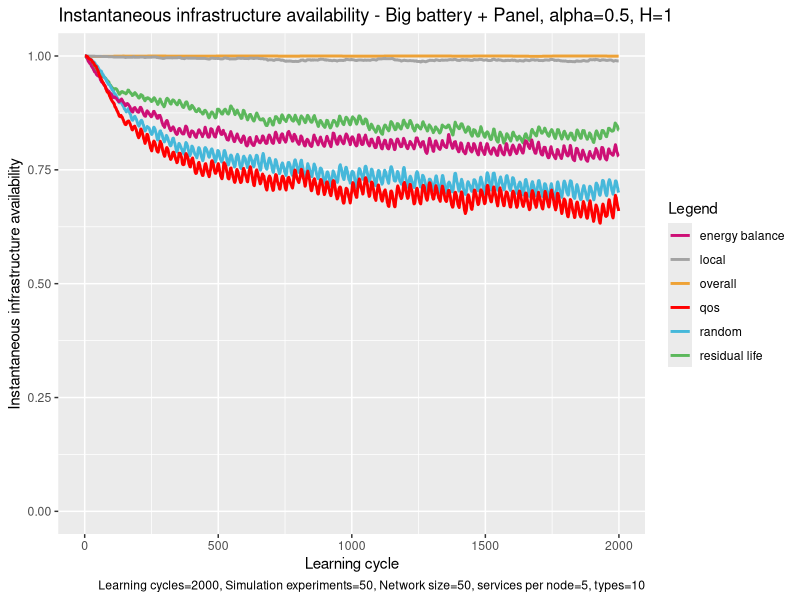

Source code (R):
# execute all lines: ctrl + shift + enter

library(ggplot2)

# set working directory here
setwd(dirname(rstudioapi::getSourceEditorContext()$path))

overall <- read.table("exp_assembly_overall_energy_template.txt", 
                      header = F,
                      sep = " ",
                      col.names= c("overallx", "overally")
)

random <- read.table("exp_assembly_random.txt", 
                     header = F,
                     sep = " ",
                     col.names= c("randomx", "randomy")
)

res <- read.table("exp_assembly_residual_life_template.txt", 
                  header = F,
                  sep = " ",
                  col.names= c("resx","resy")
)

local <- read.table("exp_assembly_local_energy_template.txt", 
                    header = F,
                    sep = " ",
                    col.names= c("locx","locy")
)

learning <- read.table("exp_assembly_fair_energyBP.txt", 
                          header = F,
                          sep = " ",
                          col.names= c("enx","eny")
)

qos <- read.table("exp_assembly_QoS.txt", 
                       header = F,
                       sep = " ",
                       col.names= c("qosx","qosy")
)


overall_x <- overall$overallx
overall_y <- overall$overally

random_y <- random$randomy
res_y <- res$resy
local_y <- local$locy
energyAware_y <- learning$eny
qos_y <- qos$qosy

head(overall)

colors <- c("overall" = "#EEA236", "residual life" = "#5CB85C", "random" = "#46B8DA", "local"="gray64", "energy balance"="deeppink3", "qos"="#FF0000")

ggplot(data=local, aes(x=overall_x, col = group)) + 
  
  geom_line(aes(y = overall_y, color = "overall"), size = 1) +
  geom_line(aes(y = res_y, color = "residual life"), size = 1) +
  geom_line(aes(y = random_y, color = "random"), size = 1) +
  geom_line(aes(y = local_y, color = "local"), size = 1) +
  geom_line(aes(y = energyAware_y, color = "energy balance"), size = 1) +
  geom_line(aes(y = qos_y, color = "qos"), size = 1) +
  ylim(0, 1.0) +
  
  labs(x = "Learning cycle",
       y = "Instantaneous infrastructure availability",
       color = "Legend",
       title = "Instantaneous infrastructure availability - Big battery + Panel, alpha=0.5, H=1", 
       caption = "Learning cycles=2000, Simulation experiments=50, Network size=50, services per node=5, types=10") +
  
  scale_color_manual(values = colors)
